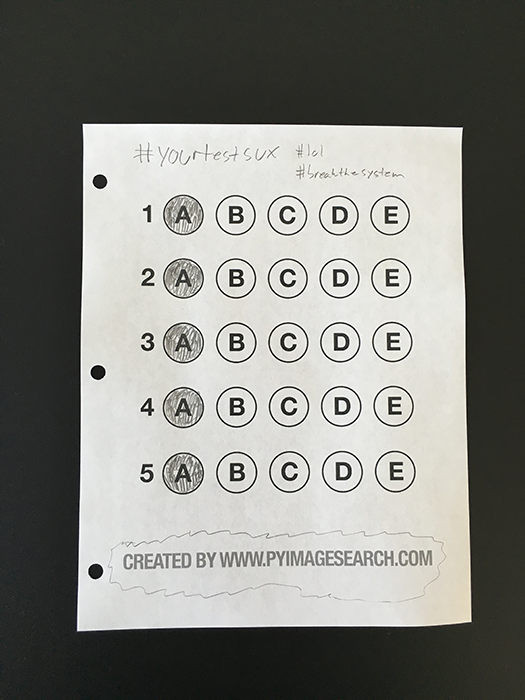
#> input picture images/answser-sheet.png, 525 x 700 px
$ python -i __init__.py   (imports and definitions only)
#> lines starting #> are read from the running program, lines starting #| are printed output that depends on the picture; after the words box and inside, x2 and y2 are one past the last pixel; in counts of white or black regions, pixels touching at a corner belong together
from imutils.perspective import four_point_transform
from imutils import contours
import numpy as np
import argparse
import imutils
import cv2

# [8 lines left out: function parse_arguments, not called in this run]

def load_and_preprocess_image(image_path) -> tuple:
    '''Load the image, convert it to grayscale, blur it slightly, then find edges'''
#> called with image_path = '../../images/answser-sheet.png'

    image = cv2.imread(image_path)
#> image is the input picture: shape (700, 525, 3); mean B, G, R 126.6, 131.7, 131.1
    gray = cv2.cvtColor(image, cv2.COLOR_BGR2GRAY)
    blurred = cv2.GaussianBlur(gray, (5, 5), 0)
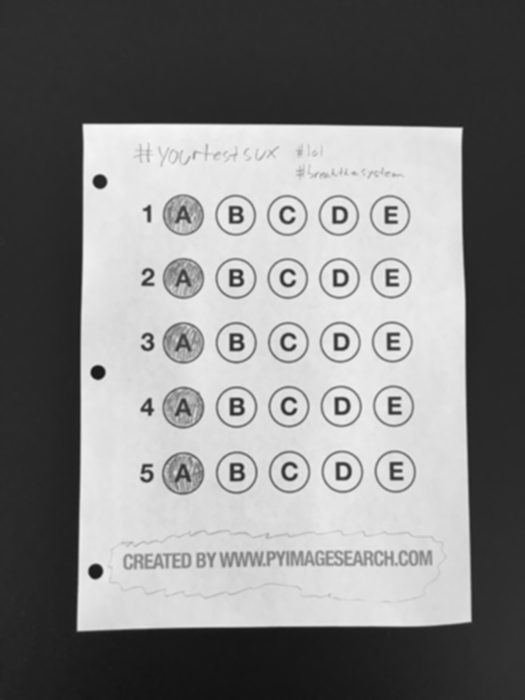
#> blurred: shape (700, 525); min 18, max 248, mean 130.9
    edged = cv2.Canny(blurred, 75, 200)
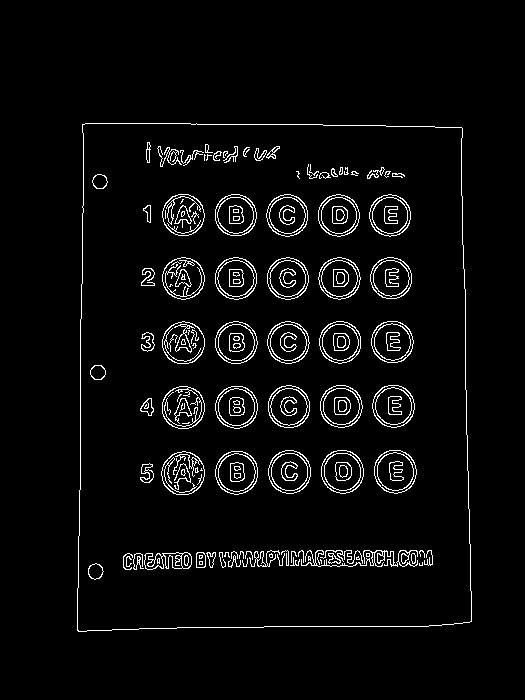
#> edged: shape (700, 525); 4.1% white in thin lines or dots, all inside (x1, y1, x2, y2) = (77, 123, 472, 632)

    return image, gray, edged

# [123 lines left out: functions find_document_contour, preprocess_paper_image, find_question_contours, analyze_answers, get_answers_tamplate, display_results and 1 more, not called in this run]

>>> result = load_and_preprocess_image('../../images/answser-sheet.png')
